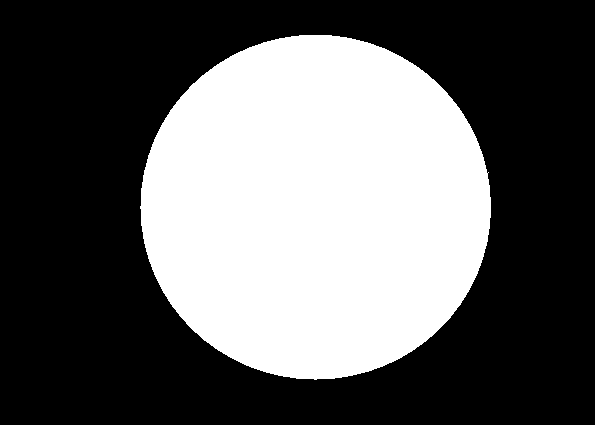
%> input picture AULA04/IF69D_Atividade_03_arquivos/msk_gray_bw.png, 595 x 425 px
$ octave ex3_7.m   (GNU Octave 9; MATLAB toolbox functions it lacks are replaced by stand-ins)
%> lines starting %> are read from the running program, lines starting %| are printed output that depends on the picture; in (x1, y1, x2, y2) boxes, pixels count from 0 and x2, y2 are one past the last pixel; in counts of white or black regions, pixels touching at a corner belong together; the program's own positions count from 1
close all; clear all; clc;

A = imread('./IF69D_Atividade_03_arquivos/msk_gray_bw.png');
%> A: size 425x595 logical; 37.5% white; 1 white region, box (x1, y1, x2, y2) and area: (140, 35, 491, 380) 94902
B = imread('./IF69D_Atividade_03_arquivos/obj_gray.png');
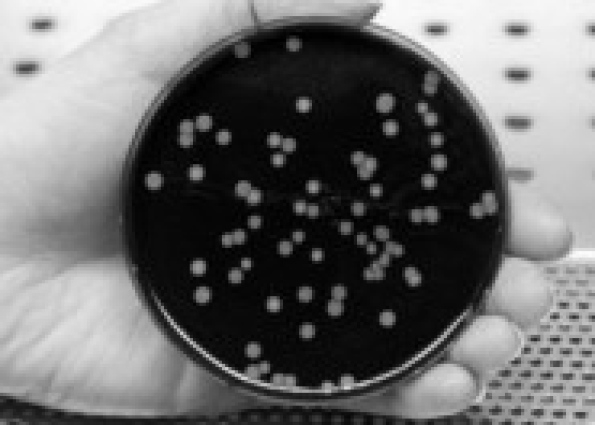
%> input picture AULA04/IF69D_Atividade_03_arquivos/obj_gray.png, 595 x 425 px
%> B is the input picture: size 425x595 uint8; min 0, max 254, mean 107.9

A = uint8((A.*255));
%> A is the input picture: size 425x595 uint8; 37.5% white; 1 white region, box (x1, y1, x2, y2) and area: (140, 35, 491, 380) 94902
B = uint8(B);
imresult = bitand(A,B);
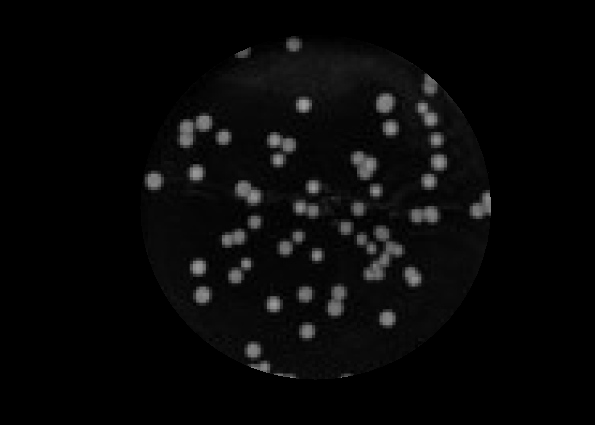
%> imresult: size 425x595 uint8; min 0, max 159, mean 7.9

subplot(1,2,1);
imshow(B);
title('Original')
subplot(1,2,2);
imshow(imresult);
title('im2')
